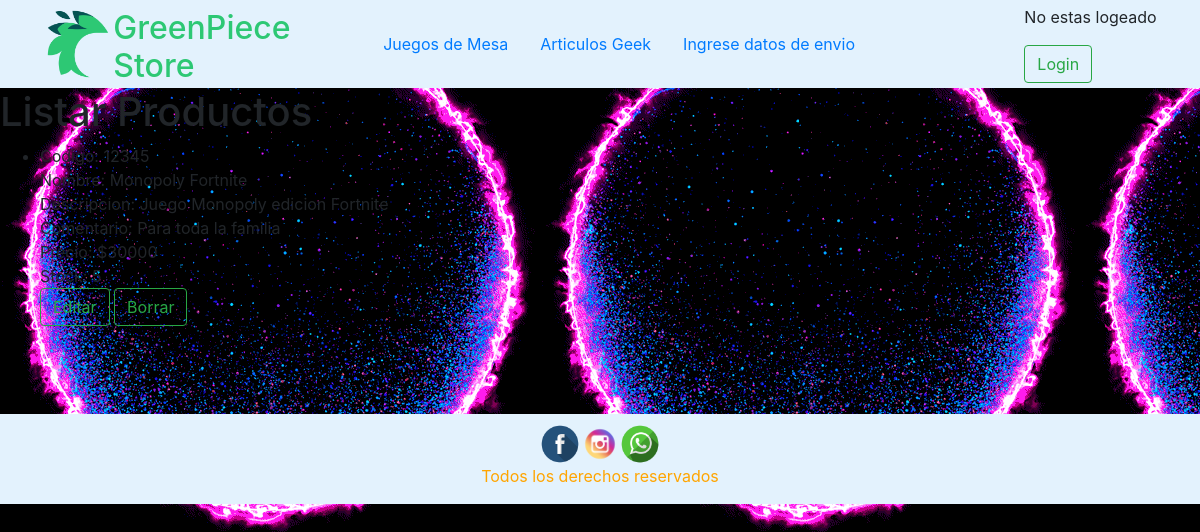
The page /listarProductos on the database its author committed.
### PagVenta/models.py (models this page shows, shortened)
class Producto(models.Model):
    codigo = models.CharField(max_length=5)
    nombre = models.CharField(max_length=100)
    descripcion = models.TextField()
    comentario = models.TextField()
    precio = models.IntegerField()
    stock = models.IntegerField()
    class Meta:
        db_table = 'productos'
        permissions = (
            ('admin',_('Es admin')),
            ('cliente',_('Es cliente')),
        )

### PagVenta/views.py (the view)
# urls.py: path('listarProductos',views.listar_producto),
def listar_producto(request):
    productos = Producto.objects.all()
    return render(request,"app/listar_productos.html",{'productos': productos})

### PagVenta/templates/app/listar_productos.html (shortened to what this page needs)
{% load staticfiles %}
<!DOCTYPE html>
<html lang="en">
<head>
    <link rel="stylesheet" href="{% static 'css/index.css' %}">
    <link rel="stylesheet" href="https://stackpath.bootstrapcdn.com/bootstrap/4.3.1/css/bootstrap.min.css">
</head>
<body>
    <div class="header">
        <div class="logo">
            <a href="index"><img class="logo" src="{% static 'img/logo-temporal.png' %}" alt="LOGO"></a>
            <a id="text-logo" href="index">
                <h2 id="name">GreenPiece <br> Store</h2>
            </a>
        </div>
        <div class="nav">
            <nav>
                <ul class="nav">
                    <li class="nav-item"><a class="nav-link" href="juegos_mesa">Juegos de Mesa</a></li>
                    <li class="nav-item"><a class="nav-link" href="articulos_geeks">Articulos Geek</a></li>
                    <li class="nav-item"><a class="nav-link" href="formulario">Ingrese datos de envio</a></li>
                </ul>
            </nav>
        </div>
        <div>
            {% if user.is_authenticated %} Bienvenido {{ user.username }}!
            <p><a class="btn btn-outline-success my-2 my-sm-0" href="{% url 'logout' %}">Logout</a></p>
            {% else %}
            <p>No estas logeado</p>
            <a class="btn btn-outline-success my-2 my-sm-0" href="{% url 'login' %}">Login</a> {% endif %}
        </div>
    </div>
    <h1>Listar Productos</h1>
    <ul>
        {% for c in productos %}
        <li>
            Codigo: {{c.codigo}} <br>Nombre: {{c.nombre}} <br>Descripcion: {{c.descripcion}} <br>Comentario: {{c.comentario}} <br>Precio: ${{c.precio}} <br>Stock: {{c.stock}}
            <br><a href="/editarProducto/{{c.id}}" class="btn btn-outline-success my-2 my-sm-0">Editar</a>
            <a class="btn btn-outline-success my-2 my-sm-0" href="/eliminarProducto/{{c.id}}" onclick="return confirm('¿Seguro de borrar?');">
            Borrar</a>
        </li>
        {% endfor %}
    </ul>
    <br><br><br>
    <footer id="fondo">
        <div id="rss">
            <img id="rss_img1" src="../../../static/img/Logo-face.png" alt="">
            <img id="rss_img2" src="../../../static/img/Logo-insta.png" alt="">
            <img id="rss_img3" src="../../../static/img/Logo-wsp.png" alt="">
        </div>
        <div id="derechos">
            <p>Todos los derechos reservados</p>
        </div>
    </footer>
</body>
</html>

### static/css/index.css (style rules this page uses)
.header { width: 100%; background-color: #e3f2fd; display: flex; justify-content: space-around; align-items: center; border: 5px solid; border-color: transparent; position: sticky; top: 0; z-index: 100; }
.logo { height: 70px; float: left; display: flex; }
.nav { align-items: center; }
body { background-image: url(/img/giphy.gif); }
#name { color: rgb(45, 200, 116); }
#text-logo { color: transparent; }
#rss_img1, #rss_img2, #rss_img3 { width: 40px; height: 40px; }
#rss { display: flex; justify-content: center; padding-top: 10px; }
#derechos { display: flex; justify-content: center; color: orange; }
#fondo { background-color: #e3f2fd; }

### rows shown on the page
Producto: codigo "12345", nombre "Monopoly Fortnite", descripcion "Juego Monopoly edicion Fortnite", comentario "Para toda la familia", precio "30000", stock "5"
